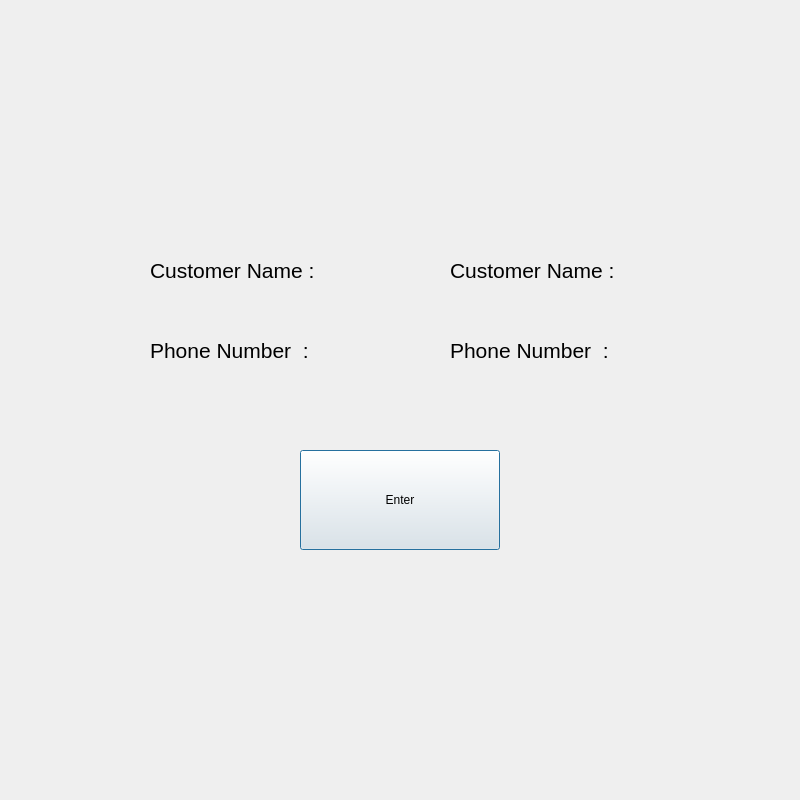
<?xml version="1.0" encoding="UTF-8"?>
<ui version="4.0">
 <class>Dialog</class>
 <widget class="QDialog" name="Dialog">
  <property name="geometry">
   <rect>
    <x>0</x>
    <y>0</y>
    <width>800</width>
    <height>800</height>
   </rect>
  </property>
  <property name="windowTitle">
   <string>Dialog</string>
  </property>
  <widget class="QPushButton" name="pushButton">
   <property name="geometry">
    <rect>
     <x>300</x>
     <y>450</y>
     <width>200</width>
     <height>100</height>
    </rect>
   </property>
   <property name="text">
    <string>Enter</string>
   </property>
  </widget>
  <widget class="QLabel" name="label">
   <property name="geometry">
    <rect>
     <x>150</x>
     <y>250</y>
     <width>200</width>
     <height>41</height>
    </rect>
   </property>
   <property name="font">
    <font>
     <pointsize>16</pointsize>
    </font>
   </property>
   <property name="text">
    <string>Customer Name :</string>
   </property>
   <property name="margin">
    <number>0</number>
   </property>
  </widget>
  <widget class="QLabel" name="label_2">
   <property name="geometry">
    <rect>
     <x>150</x>
     <y>330</y>
     <width>200</width>
     <height>41</height>
    </rect>
   </property>
   <property name="font">
    <font>
     <pointsize>16</pointsize>
    </font>
   </property>
   <property name="text">
    <string>Phone Number  :</string>
   </property>
   <property name="margin">
    <number>0</number>
   </property>
  </widget>
  <widget class="QLabel" name="label_4">
   <property name="geometry">
    <rect>
     <x>450</x>
     <y>250</y>
     <width>200</width>
     <height>41</height>
    </rect>
   </property>
   <property name="font">
    <font>
     <pointsize>16</pointsize>
    </font>
   </property>
   <property name="text">
    <string>Customer Name :</string>
   </property>
   <property name="margin">
    <number>0</number>
   </property>
  </widget>
  <widget class="QLabel" name="label_5">
   <property name="geometry">
    <rect>
     <x>450</x>
     <y>330</y>
     <width>200</width>
     <height>41</height>
    </rect>
   </property>
   <property name="font">
    <font>
     <pointsize>16</pointsize>
    </font>
   </property>
   <property name="text">
    <string>Phone Number  :</string>
   </property>
   <property name="margin">
    <number>0</number>
   </property>
  </widget>
 </widget>
 <resources/>
 <connections/>
</ui>
